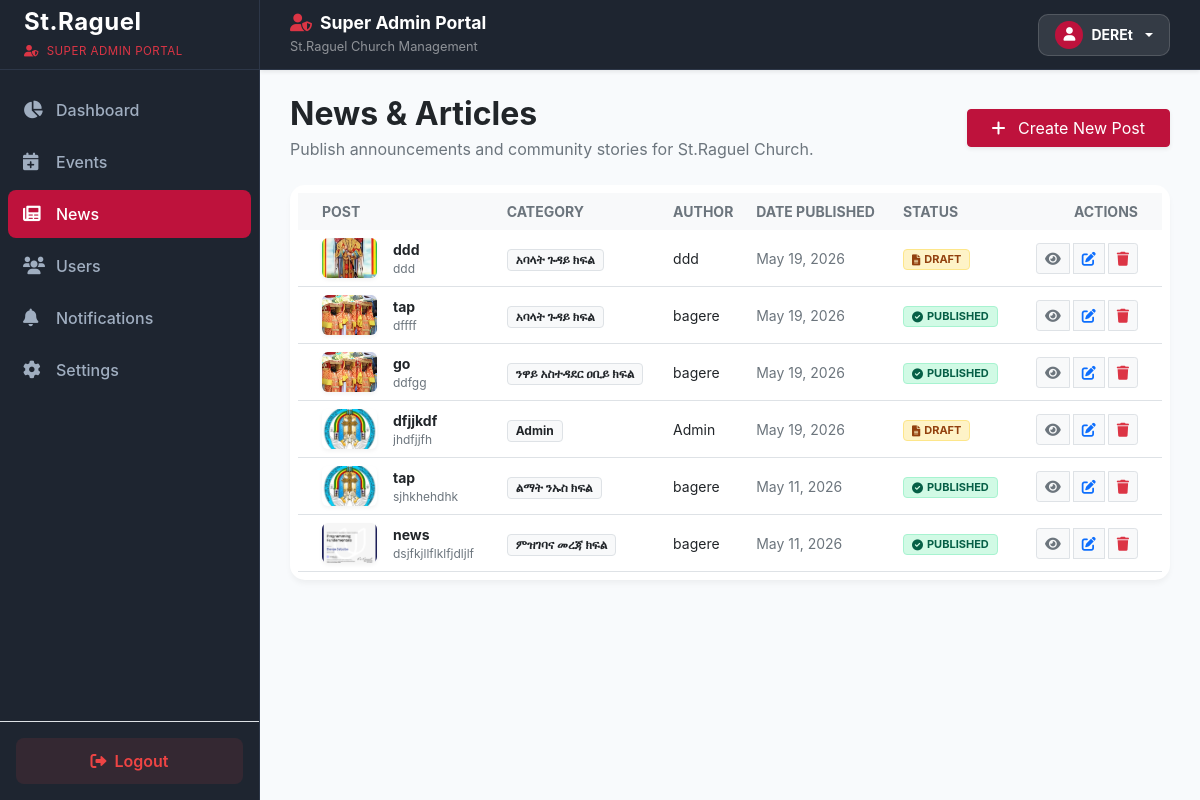
The app's page /Super_Admin/admin-news.php (signed in) with its own data.
### tables this page shows
CREATE TABLE `users` (
  `id` int(11) NOT NULL,
  `first_name` varchar(50) NOT NULL,
  `last_name` varchar(50) NOT NULL,
  `email` varchar(100) NOT NULL,
  `password` varchar(255) NOT NULL,
  `role` enum('Admin','Editor','Super Admin') DEFAULT 'Admin',
  `photo` varchar(255) DEFAULT 'default_avatar.png',
  `status` enum('active','inactive') DEFAULT 'active',
  `last_seen` datetime DEFAULT NULL,
  `created_at` timestamp NOT NULL DEFAULT current_timestamp(),
  `category` varchar(255) NOT NULL DEFAULT 'None'
);

CREATE TABLE `news` (
  `id` int(11) NOT NULL,
  `author` varchar(100) NOT NULL,
  `title` varchar(255) NOT NULL,
  `content` text DEFAULT NULL,
  `image` varchar(255) NOT NULL,
  `status` enum('published','draft','rejected') NOT NULL DEFAULT 'draft',
  `created_at` timestamp NOT NULL DEFAULT current_timestamp(),
  `category` varchar(255) NOT NULL
);

### Super_Admin/admin-news.php (the view, shortened to what this page needs)
<?php
include 'include/conn.php';
include 'include/header.php';
$sql = "SELECT * FROM `news` ORDER BY created_at DESC";
$result = mysqli_query($conn, $sql);
?>
<div class="row mb-4">
    <div class="col-12 d-flex justify-content-between align-items-center">
        <div>
            <h2 class="fw-bold text-dark mb-1">News & Articles</h2>
            <p class="text-muted mb-0">Publish announcements and community stories for St.Raguel Church.</p>
        </div>
        <a href="form.php" class="btn btn-danger px-4 shadow-sm" style="background-color: #be123c; border-color: #be123c;">
            <i class="fas fa-plus me-2"></i> Create New Post
        </a>
    </div>
</div>
<div class="card card-table-wrapper p-2">
    <div class="table-responsive">
        <table class="table table-hover align-middle mb-0">
            <thead class="bg-light">
                <tr>
                    <th class="ps-4 text-secondary small fw-bold text-uppercase border-0">Post</th>
                    <th class="text-secondary small fw-bold text-uppercase border-0">Category</th>
                    <th class="text-secondary small fw-bold text-uppercase border-0">Author</th>
                    <th class="text-secondary small fw-bold text-uppercase border-0">Date Published</th>
                    <th class="text-secondary small fw-bold text-uppercase border-0">Status</th>
                    <th class="text-end pe-4 text-secondary small fw-bold text-uppercase border-0">Actions</th>
                </tr>
            </thead>
            <tbody>
                <?php
                if ($result && mysqli_num_rows($result) > 0) {
                    while ($row = mysqli_fetch_assoc($result)) {
                        $status = strtolower(trim($row['status']));
                        if ($status === 'published' || $status === 'active') {
                            $status_class = 'badge-published';
                            $status_icon = '<i class="fas fa-check-circle me-1"></i>';
                        } elseif ($status === 'draft') {
                            $status_class = 'badge-draft';
                            $status_icon = '<i class="fas fa-file-alt me-1"></i>';
                        } else {
                            $status_class = 'badge-rejected';
                            $status_icon = '<i class="fas fa-times-circle me-1"></i>';
                        }
                ?>
                <tr>
                    <td class="ps-4">
                        <div class="d-flex align-items-center">
                            <img src="../uploads/<?php echo htmlspecialchars($row['image'] ?? ''); ?>" class="news-preview-img me-3" onerror="this.src='../Admin/assets/image/logo.png'">
                            <div>
                                <span class="fw-bold text-dark d-block small"><?php echo htmlspecialchars($row['title'] ?? ''); ?></span>
                                <small class="text-muted text-truncate-custom" style="font-size: 12px;"><?php echo htmlspecialchars(strip_tags($row['content'] ?? '')); ?></small>
                            </div>
                        </div>
                    </td>
                    <td><span class="badge bg-light text-dark border fw-medium px-2 py-1"><?php echo htmlspecialchars($row['category'] ?? 'General'); ?></span></td>
                    <td class="small text-dark fw-semibold"><?php echo htmlspecialchars($row['author'] ?? 'Admin'); ?></td>
                    <td class="small text-muted"><?php echo isset($row['created_at']) ? date('M d, Y', strtotime($row['created_at'])) : ''; ?></td>
                    <td>
                        <span class="badge <?php echo $status_class; ?> d-inline-flex align-items-center px-2 py-1 small fw-bold text-uppercase" style="font-size: 11px;">
                            <?php echo $status_icon . htmlspecialchars($row['status'] ?? ''); ?>
                        </span>
                    </td>
                    <td class="text-end pe-4">
                        <div class="btn-group gap-1">
                            <a href="view_news.php?id=<?php echo $row['id']; ?>" class="btn btn-light btn-sm border" title="View"><i class="fas fa-eye text-muted"></i></a>
                            <a href="edit_news.php?id=<?php echo $row['id']; ?>" class="btn btn-light btn-sm border" title="Edit"><i class="fas fa-edit text-primary"></i></a>
                            <a href="reject_news.php?id=<?php echo $row['id']; ?>" class="btn btn-light btn-sm border" title="Delete" onclick="return confirm('Are you sure you want to delete this post?');"><i class="fas fa-trash text-danger"></i></a>
                        </div>
                    </td>
                </tr>
                <?php
                    }
                } else {
                    echo '<tr><td colspan="6" class="text-center py-4 text-muted">No news or articles found.</td></tr>';
                }
                ?>
            </tbody>
        </table>
    </div>
</div>
</main> <script src="https://cdn.jsdelivr.net/npm/bootstrap@5.3.0/dist/js/bootstrap.bundle.min.js"></script>
</body>
</html>

### Super_Admin/include/header.php (shortened to what this page needs)
<?php
include 'include/conn.php';
$sql = "SELECT * FROM `users` WHERE id = ?";
$stmt = $conn->prepare($sql);
$stmt->bind_param("i", $_SESSION['user_id']);
$stmt->execute();
$db_user = $stmt->get_result()->fetch_assoc();
$user_name = $db_user['first_name'] ?? ($_SESSION['user_name'] ?? ($_SESSION['user_email'] ?? 'Super Admin'));
$current_page = basename($_SERVER['PHP_SELF']);
?>
<!doctype html>
<html lang="en">
<head>
    <link href="https://cdn.jsdelivr.net/npm/bootstrap@5.0.2/dist/css/bootstrap.min.css" rel="stylesheet">
    <link rel="stylesheet" href="https://cdnjs.cloudflare.com/ajax/libs/font-awesome/6.0.0/css/all.min.css" />
</head>
<body>
<header class="super-admin-header text-white">
  <div class="d-flex align-items-center">
    <div class="d-none d-md-block">
        <h5 class="fw-bold mb-0 d-flex align-items-center gap-2" style="font-size: 1.1rem;">
          <i class="fas fa-user-shield text-danger"></i> Super Admin Portal
        </h5>
        <small class="text-white-50" style="font-size: 0.8rem;">St.Raguel Church Management</small>
    </div>
  </div>
  <div class="dropdown header-profile-dropdown">
    <button class="btn profile-btn dropdown-toggle d-flex align-items-center gap-2" type="button" data-bs-toggle="dropdown" aria-expanded="false">
      <div class="rounded-circle d-flex align-items-center justify-content-center" style="width: 28px; height: 28px; background-color: #be123c; color: #fff; font-size: 0.85rem;">
          <i class="fas fa-user"></i>
      </div>
      <span class="small fw-bold"><?= htmlspecialchars($user_name) ?></span>
    </button>
  </div>
</header>
<nav id="sidebar" class="d-flex flex-column">
    <div class="p-4 brand-wrapper d-flex justify-content-between align-items-center">
        <div>
            <h4 class="fw-bold text-white mb-0" style="letter-spacing: 0.5px;">St.Raguel</h4>
            <small class="text-danger fw-semibold" style="font-size: 0.72rem; letter-spacing: 0.5px; text-transform: uppercase;">
                <i class="fas fa-user-shield me-1"></i> Super Admin Portal
            </small>
        </div>
    </div>
    <ul class="nav flex-column mb-auto px-2 mt-3" style="list-style: none; padding-left: 0;">
        <li class="nav-item mb-1">
            <a href="admin.php" class="nav-link <?= ($current_page == 'admin.php') ? 'active' : ''; ?>">
                <i class="fas fa-chart-pie me-2"></i> Dashboard
            </a>
        </li>
        <li class="nav-item mb-1">
            <a href="admin-events.php" class="nav-link <?= ($current_page == 'admin-events.php') ? 'active' : ''; ?>">
                <i class="fas fa-calendar-plus me-2"></i> Events
            </a>
        </li>
        <li class="nav-item mb-1">
            <a href="admin-news.php" class="nav-link <?= ($current_page == 'admin-news.php') ? 'active' : ''; ?>">
                <i class="fas fa-newspaper me-2"></i> News
            </a>
        </li>
        <li class="nav-item mb-1">
            <a href="admin-users.php" class="nav-link <?= ($current_page == 'active' && $current_page == 'admin-users.php') ? 'active' : ''; ?>">
                <i class="fas fa-users me-2"></i> Users
            </a>
        </li>
        <li class="nav-item mb-1">
            <a href="admin-notifications.php" class="nav-link <?= ($current_page == 'admin-notifications.php') ? 'active' : ''; ?>">
                <i class="fas fa-bell me-2"></i> Notifications
            </a>
        </li>
        <li class="nav-item mb-1">
            <a href="admin-settings.php" class="nav-link <?= ($current_page == 'admin-settings.php') ? 'active' : ''; ?>">
                <i class="fas fa-cog me-2"></i> Settings
            </a>
        </li>
    </ul>
    <div class="p-3 border-top border-secondary-subtle">
        <a href="../logout.php" class="btn btn-logout w-100 d-flex align-items-center justify-content-center gap-2">
            <i class="fas fa-sign-out-alt"></i> Logout
        </a>
    </div>
</nav>
<main class="super-main-wrapper">

### Super_Admin/include/header.php (style rules this page uses)
:root { --sidebar-width: 260px; --header-height: 70px; --primary-color: #be123c; --bg-dark-slate: #1e2530; --text-main: #1e293b; --bg-light: #f8fafc; }
body { background-color: var(--bg-light); color: var(--text-main); font-family: 'Inter', sans-serif; margin: 0; padding: 0; box-sizing: border-box; }
.super-admin-header { background: var(--bg-dark-slate) !important; padding: 0 30px !important; height: var(--header-height) !important; border-bottom: 1px solid #2d3748 !important; position: fixed !important; top: 0 !important; right: 0 !important; left: var(--sidebar-width) !important; width: calc(100% - var(--sidebar-width)) !important; z-index: 999 !important; box-shadow: 0 2px 4px rgba(0,0,0,0.08) !important; display: flex !important; justify-content: space-between !important; align-items: center !important; }
.super-main-wrapper { margin-left: var(--sidebar-width) !important; padding-top: calc(var(--header-height) + 25px) !important; padding-left: 30px !important; padding-right: 30px !important; padding-bottom: 40px !important; position: relative !important; z-index: 1 !important; min-height: 100vh; }
#sidebar { width: var(--sidebar-width) !important; min-width: var(--sidebar-width) !important; max-width: var(--sidebar-width) !important; background: var(--bg-dark-slate) !important; color: #ffffff !important; height: 100vh !important; position: fixed !important; left: 0 !important; top: 0 !important; z-index: 1000 !important; border-right: 1px solid #2d3748 !important; margin: 0 !important; padding: 0 !important; display: flex; flex-direction: column; }
.brand-wrapper { border-bottom: 1px solid #2d3748; height: var(--header-height); display: flex; align-items: center; padding: 0 20px; }
#sidebar .nav-link { color: #a0aec0; padding: 12px 15px; border-radius: 8px; font-weight: 500; transition: all 0.2s ease; display: flex; align-items: center; text-decoration: none; }
#sidebar .nav-link i { width: 25px; font-size: 1.1rem; }
#sidebar .nav-link:hover, #sidebar .nav-link.active { color: #ffffff !important; background: var(--primary-color) !important; }
.header-profile-dropdown { position: relative !important; }
.profile-btn { background: rgba(255, 255, 255, 0.1) !important; border: 1px solid rgba(255, 255, 255, 0.15) !important; padding: 6px 16px !important; border-radius: 10px !important; color: #ffffff !important; display: flex; align-items: center; gap: 10px; }
.btn-logout { background: rgba(239, 68, 68, 0.1); color: #ef4444; border: 1px solid transparent; padding: 10px; border-radius: 8px; font-weight: 600; text-decoration: none; transition: 0.2s; }

### Super_Admin/admin-news.php (style rules this page uses)
body { background-color: #f8fafc; }
.news-preview-img { width: 55px; height: 40px; object-fit: cover; border-radius: 6px; box-shadow: 0 2px 4px rgba(0,0,0,0.05); }
.badge-published { background-color: #d1fae5; color: #065f46; border: 1px solid #a7f3d0; }
.badge-draft { background-color: #fef3c7; color: #92400e; border: 1px solid #fde68a; }
.text-truncate-custom { display: -webkit-box; -webkit-line-clamp: 1; -webkit-box-orient: vertical; overflow: hidden; max-width: 250px; }
.card-table-wrapper { background: white; border-radius: 15px; border: none; box-shadow: 0 4px 6px -1px rgba(0, 0, 0, 0.05); margin: 0 !important; }

### records on screen
users: first_name "DEREt"
news: image (picture), title "ddd", content "ddd", category "አባላት ጉዳይ ክፍል", author "ddd", created_at "May 19, 2026", status "DRAFT"
news: image (picture), title "tap", content "dffff", category "አባላት ጉዳይ ክፍል", author "bagere", created_at "May 19, 2026", status "PUBLISHED"
news: image (picture), title "go", content "ddfgg", category "ንዋይ አስተዳደር ዐቢይ ክፍል", author "bagere", created_at "May 19, 2026", status "PUBLISHED"
news: title "dfjjkdf", content "jhdfjjfh", category "Admin", author "Admin", created_at "May 19, 2026", status "DRAFT"
news: image (picture), title "tap", content "sjhkhehdhk", category "ልማት ንኡስ ክፍል", author "bagere", created_at "May 11, 2026", status "PUBLISHED"
news: image (picture), title "news", content "dsjfkjllflklfjdljlf", category "ምዝገባና መረጃ ክፍል", author "bagere", created_at "May 11, 2026", status "PUBLISHED"
